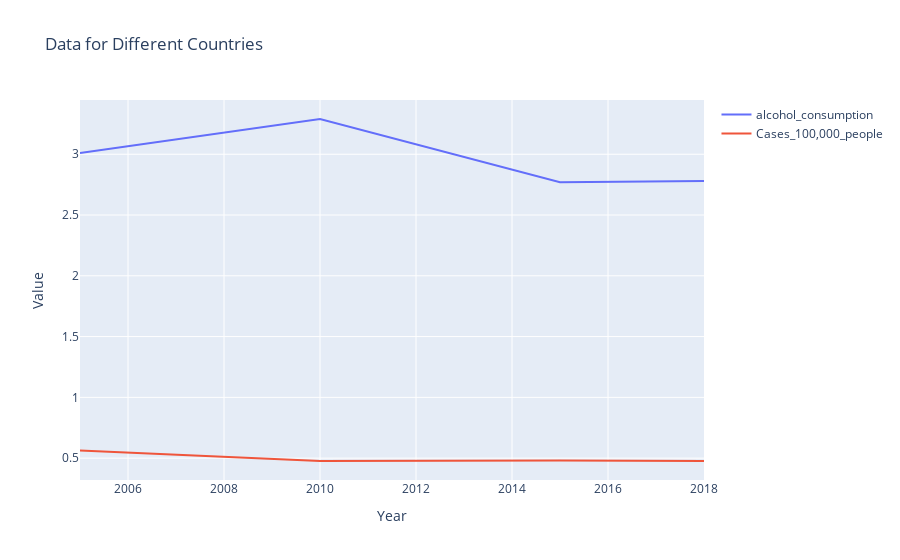

Notebook code for this chart:
### Code cell
df = combined_df
# Initialize the figure
fig = go.Figure()

# Filter data for the USA
country_data = df[df['Entity'] == 'Kenya']

# Initialize the figure
fig = go.Figure()

# Add traces for each variable
for variable in ['alcohol_consumption', 'Cases_100,000_people']:  # Add more variables if needed
    fig.add_trace(go.Scatter(
        x=country_data['Year'], 
        y=country_data[variable], 
        mode='lines', 
        name=f"{variable}"))

# Update layout
fig.update_layout(
    title="Data for Different Countries",
    xaxis_title="Year",
    yaxis_title="Value",
    # legend_title="Country - Variable"
)

### Figure 1 — Plotly figure (JSON) as saved in the notebook; plotly's stock layout.template omitted (floating-point values rounded to 4 significant figures)
{"data": [{"mode": "lines", "name": "alcohol_consumption", "type": "scatter", "x": [2005, 2010, 2015, 2018], "y": [3.01, 3.29, 2.77, 2.78]}, {"mode": "lines", "name": "Cases_100,000_people", "type": "scatter", "x": [2005, 2010, 2015, 2018], "y": [0.5637, 0.4772, 0.4806, 0.4766]}], "layout": {"title": {"text": "Data for Different Countries"}, "xaxis": {"title": {"text": "Year"}}, "yaxis": {"title": {"text": "Value"}}}}
